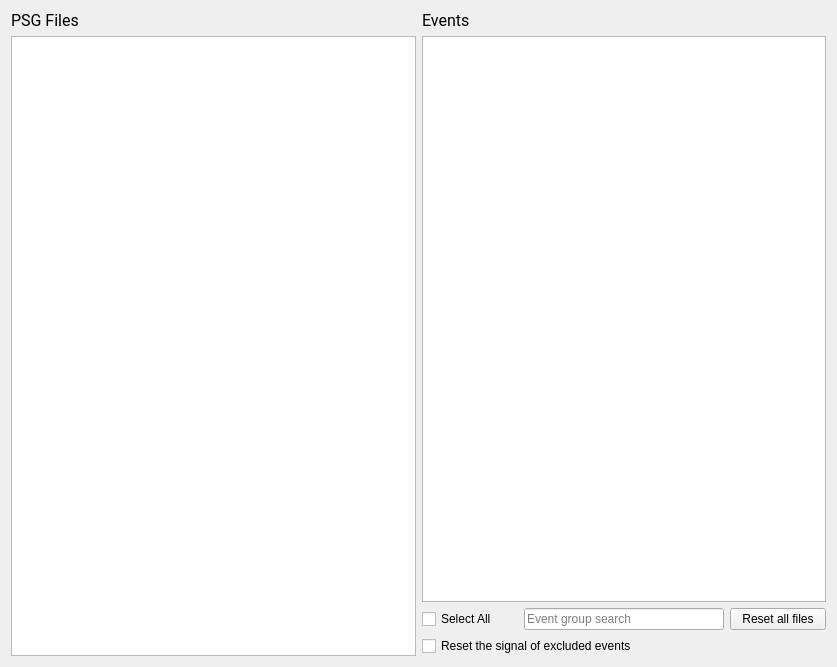
<?xml version="1.0" encoding="UTF-8"?>
<ui version="4.0">
 <class>NonValidEventStep</class>
 <widget class="QWidget" name="NonValidEventStep">
  <property name="geometry">
   <rect>
    <x>0</x>
    <y>0</y>
    <width>837</width>
    <height>667</height>
   </rect>
  </property>
  <property name="windowTitle">
   <string>Form</string>
  </property>
  <property name="styleSheet">
   <string>font: 12pt &quot;Roboto&quot;;</string>
  </property>
  <layout class="QHBoxLayout" name="horizontalLayout_2">
   <item>
    <layout class="QVBoxLayout" name="verticalLayout">
     <item>
      <widget class="QLabel" name="label">
       <property name="font">
        <font>
         <family>Roboto</family>
         <pointsize>12</pointsize>
         <weight>50</weight>
         <italic>false</italic>
         <bold>false</bold>
        </font>
       </property>
       <property name="text">
        <string>PSG Files</string>
       </property>
      </widget>
     </item>
     <item>
      <widget class="QListView" name="file_listview">
       <property name="editTriggers">
        <set>QAbstractItemView::NoEditTriggers</set>
       </property>
       <property name="selectionMode">
        <enum>QAbstractItemView::ExtendedSelection</enum>
       </property>
       <property name="selectionBehavior">
        <enum>QAbstractItemView::SelectItems</enum>
       </property>
      </widget>
     </item>
    </layout>
   </item>
   <item>
    <layout class="QVBoxLayout" name="verticalLayout_2">
     <item>
      <widget class="QLabel" name="label_2">
       <property name="font">
        <font>
         <family>Roboto</family>
         <pointsize>12</pointsize>
         <weight>50</weight>
         <italic>false</italic>
         <bold>false</bold>
        </font>
       </property>
       <property name="text">
        <string>Events</string>
       </property>
      </widget>
     </item>
     <item>
      <widget class="QTreeView" name="event_treeview">
       <property name="editTriggers">
        <set>QAbstractItemView::NoEditTriggers</set>
       </property>
       <property name="dragDropMode">
        <enum>QAbstractItemView::NoDragDrop</enum>
       </property>
       <property name="selectionMode">
        <enum>QAbstractItemView::SingleSelection</enum>
       </property>
       <property name="selectionBehavior">
        <enum>QAbstractItemView::SelectItems</enum>
       </property>
      </widget>
     </item>
     <item>
      <layout class="QHBoxLayout" name="horizontalLayout">
       <item>
        <widget class="QCheckBox" name="select_all_checkBox">
         <property name="text">
          <string>Select All</string>
         </property>
        </widget>
       </item>
       <item>
        <widget class="QLineEdit" name="search_lineEdit">
         <property name="maximumSize">
          <size>
           <width>200</width>
           <height>16777215</height>
          </size>
         </property>
         <property name="placeholderText">
          <string>Event group search</string>
         </property>
        </widget>
       </item>
       <item>
        <widget class="QPushButton" name="reset_all_files_pushButton">
         <property name="text">
          <string>Reset all files</string>
         </property>
        </widget>
       </item>
      </layout>
     </item>
     <item>
      <widget class="QCheckBox" name="reset_excl_event_checkBox">
       <property name="text">
        <string>Reset the signal of excluded events </string>
       </property>
      </widget>
     </item>
    </layout>
   </item>
  </layout>
 </widget>
 <resources>
  <include location="../../../../../scinodes_poc/src/main/python/ui/themes/themes.qrc"/>
 </resources>
 <connections>
  <connection>
   <sender>file_listview</sender>
   <signal>clicked(QModelIndex)</signal>
   <receiver>NonValidEventStep</receiver>
   <slot>on_file_selected()</slot>
   <hints>
    <hint type="sourcelabel">
     <x>109</x>
     <y>177</y>
    </hint>
    <hint type="destinationlabel">
     <x>213</x>
     <y>177</y>
    </hint>
   </hints>
  </connection>
  <connection>
   <sender>select_all_checkBox</sender>
   <signal>stateChanged(int)</signal>
   <receiver>NonValidEventStep</receiver>
   <slot>on_select_all_groups()</slot>
   <hints>
    <hint type="sourcelabel">
     <x>287</x>
     <y>280</y>
    </hint>
    <hint type="destinationlabel">
     <x>240</x>
     <y>164</y>
    </hint>
   </hints>
  </connection>
  <connection>
   <sender>reset_all_files_pushButton</sender>
   <signal>clicked()</signal>
   <receiver>NonValidEventStep</receiver>
   <slot>on_reset_all_files()</slot>
   <hints>
    <hint type="sourcelabel">
     <x>541</x>
     <y>404</y>
    </hint>
    <hint type="destinationlabel">
     <x>298</x>
     <y>226</y>
    </hint>
   </hints>
  </connection>
  <connection>
   <sender>search_lineEdit</sender>
   <signal>textEdited(QString)</signal>
   <receiver>NonValidEventStep</receiver>
   <slot>search_pattern_slot()</slot>
   <hints>
    <hint type="sourcelabel">
     <x>526</x>
     <y>614</y>
    </hint>
    <hint type="destinationlabel">
     <x>418</x>
     <y>333</y>
    </hint>
   </hints>
  </connection>
 </connections>
 <slots>
  <slot>on_file_selected()</slot>
  <slot>on_event_selected()</slot>
  <slot>on_select_all_groups()</slot>
  <slot>on_apply_to_all_files()</slot>
  <slot>on_reset_all_files()</slot>
  <slot>search_pattern_slot()</slot>
 </slots>
</ui>
